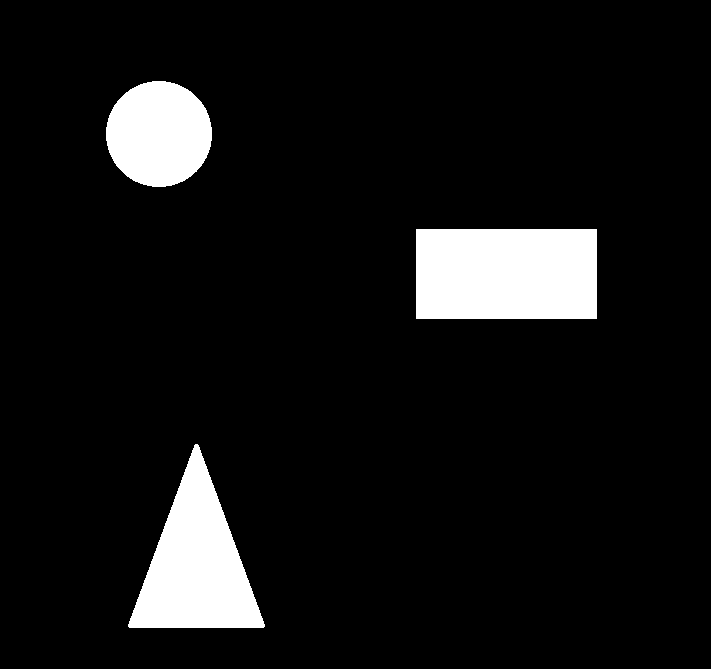
#> input picture Practicas/Practica_Tema_7/images/tema7-img/img1.png, 711 x 669 px, found by its file name
$ python Ejercicio_1.py
#> lines starting #> are read from the running program, lines starting #| are printed output that depends on the picture; after the words box and inside, x2 and y2 are one past the last pixel; in counts of white or black regions, pixels touching at a corner belong together
import cv2
import numpy as np
import random

img = cv2.imread('Practicas/Practica_Tema_7/images/tema7-img/img1.png', cv2.IMREAD_GRAYSCALE)
#> img: shape (669, 711); 8% white; 3 white regions, box (x1, y1, x2, y2) and area: (416, 229, 597, 319) 16290, (128, 444, 265, 628) 13111, (106, 81, 212, 187) 8812

_, binary = cv2.threshold(img, 0, 255, cv2.THRESH_BINARY | cv2.THRESH_OTSU)

num_labels, labels, stats, centroids = cv2.connectedComponentsWithStats(binary)
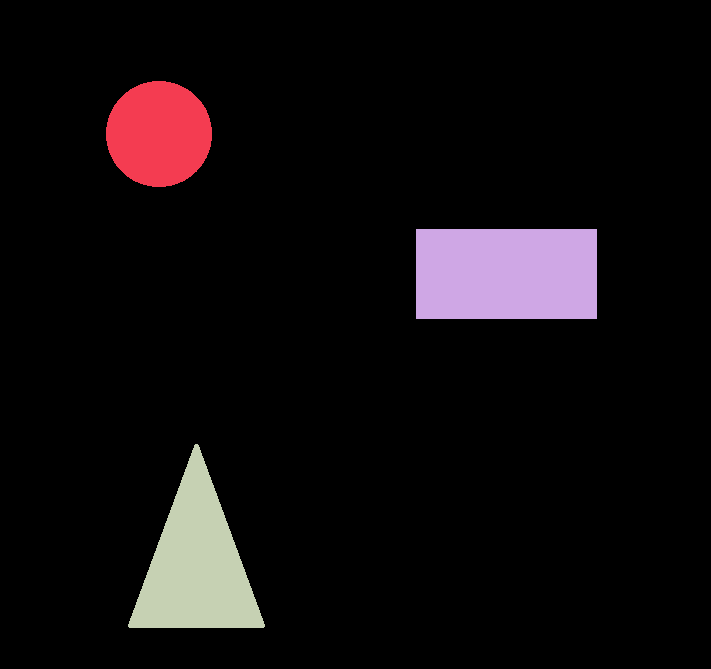
#> labels: shape (669, 711) int32; 4 distinct labels, from 0 to 3; one colour per label, 0 black
#> num_labels = 4; stats = [[0, 0, 711, 669, 437446], [106, 81, 106, 106, 8812], [416, 229, 181, 90, 16290], [128, 444, 137, 184, 13111]]; centroids = [[358.1, 333.4], [158.5, 133.5], [506, 273.5], [196, 564.7]]

output = np.zeros((img.shape[0], img.shape[1], 3), dtype=np.uint8)

for i in range(1, num_labels):
    mask = (labels == i)
    color = [random.randint(0, 255) for _ in range(3)]
    output[mask] = color

    # Dibujar círculo en el centroide
    cx, cy = int(centroids[i][0]), int(centroids[i][1])
    cv2.circle(output, (cx, cy), 3, (255, 255, 255), -1)

    x, y, w, h, area = stats[i]
    print(f"Obj {i}: LEFT={x}, TOP={y}, WIDTH={w}, HEIGHT={h}, AREA={area}, Centroide=({cx},{cy})")
#> this loop made 3 passes
#> (color, cx, cy, x, y, w, h, area) on passes 1 to 3: ([197, 215, 20], 158, 133, 106, 81, 106, 106, 8812), ([132, 248, 207], 506, 273, 416, 229, 181, 90, 16290), ([155, 244, 183], 196, 564, 128, 444, 137, 184, 13111)
#| Obj 1: LEFT=106, TOP=81, WIDTH=106, HEIGHT=106, AREA=8812, Centroide=(158,133)
#| Obj 2: LEFT=416, TOP=229, WIDTH=181, HEIGHT=90, AREA=16290, Centroide=(506,273)
#| Obj 3: LEFT=128, TOP=444, WIDTH=137, HEIGHT=184, AREA=13111, Centroide=(196,564)
#> pass 1, `mask = (labels == i)`:
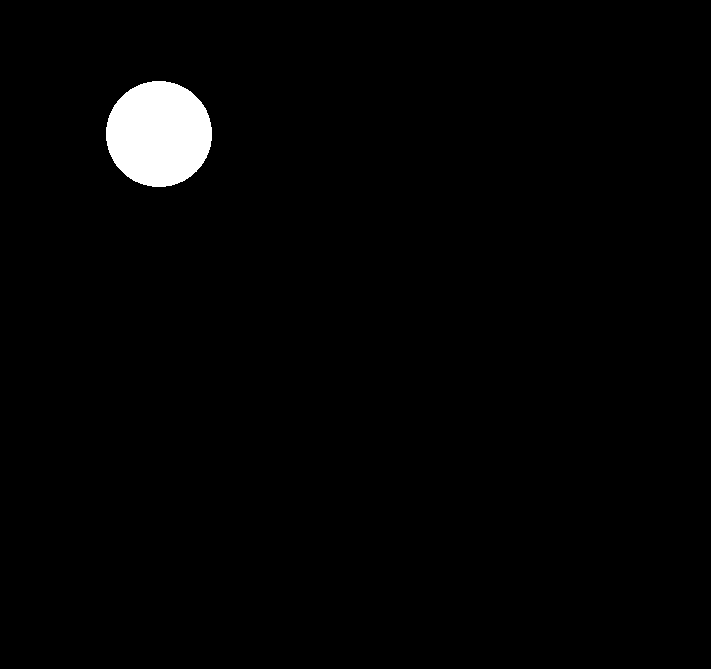
#> mask: shape (669, 711) bool; 1.9% white; 1 white region, box (x1, y1, x2, y2) and area: (106, 81, 212, 187) 8812
#> pass 2, `mask = (labels == i)`:
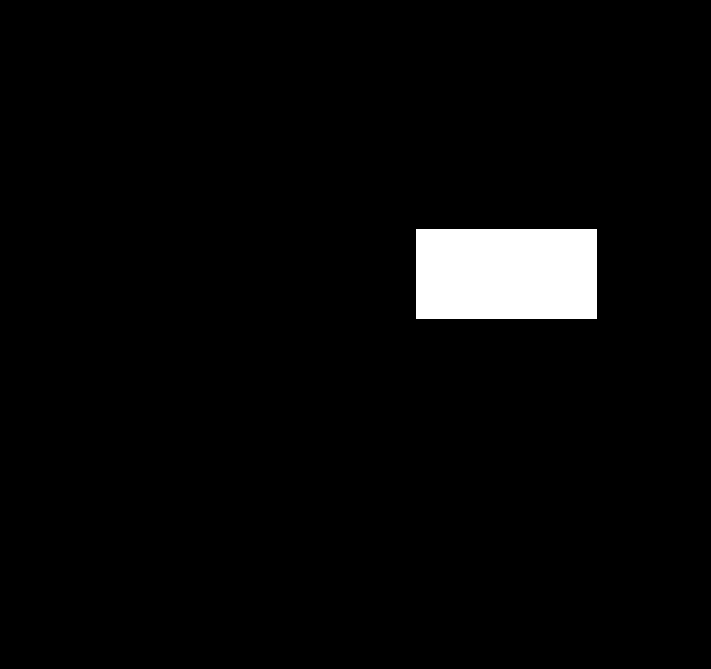
#> mask: shape (669, 711) bool; 3.4% white; 1 white region, box (x1, y1, x2, y2) and area: (416, 229, 597, 319) 16290
#> pass 3, `mask = (labels == i)`:
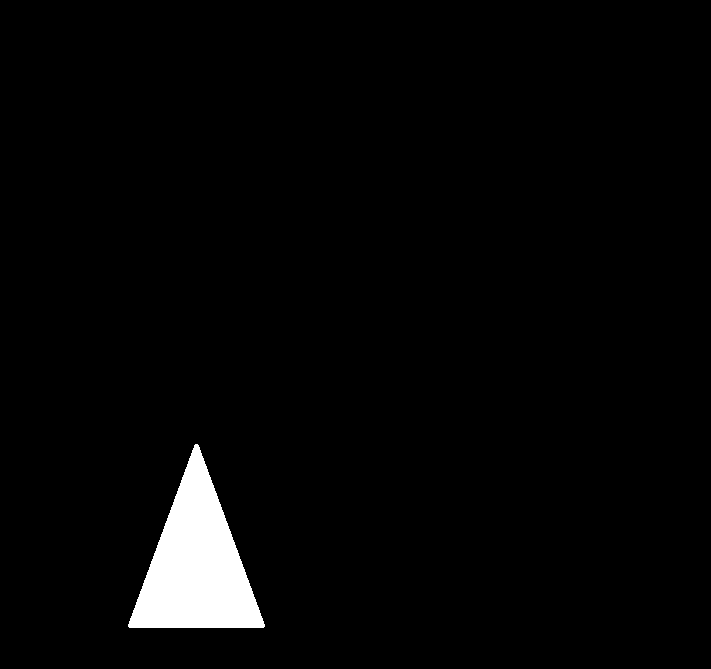
#> mask: shape (669, 711) bool; 2.8% white; 1 white region, box (x1, y1, x2, y2) and area: (128, 444, 265, 628) 13111
#> after the loop:
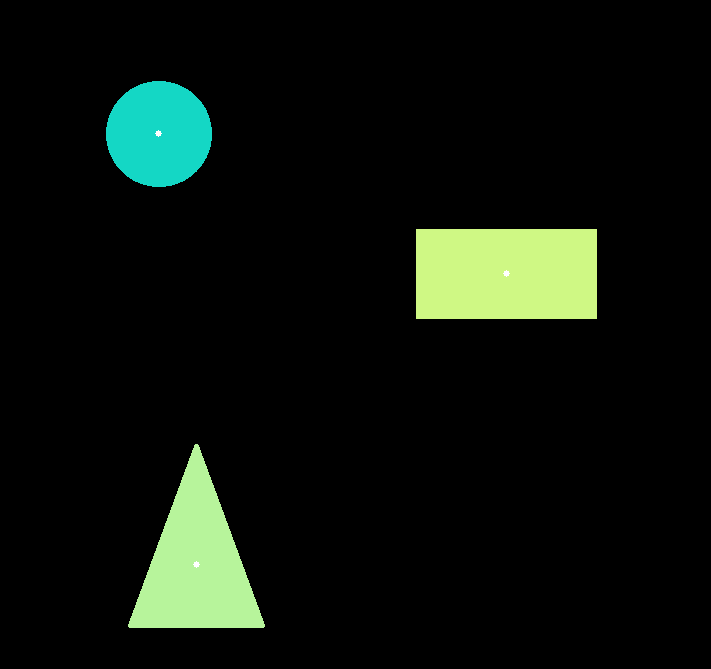
#> output: shape (669, 711, 3); mean of channels 0, 1, 2 12.5, 19.2, 12.5; drawn as B, G, R

# Guardar resultado
cv2.imwrite("Practicas/Practica_Tema_7/images/resultados/resultado_img1.png", output)

$ run again, with Practicas/Practica_Tema_7/images/tema7-img/img4.png copied over Practicas/Practica_Tema_7/images/tema7-img/img1.png
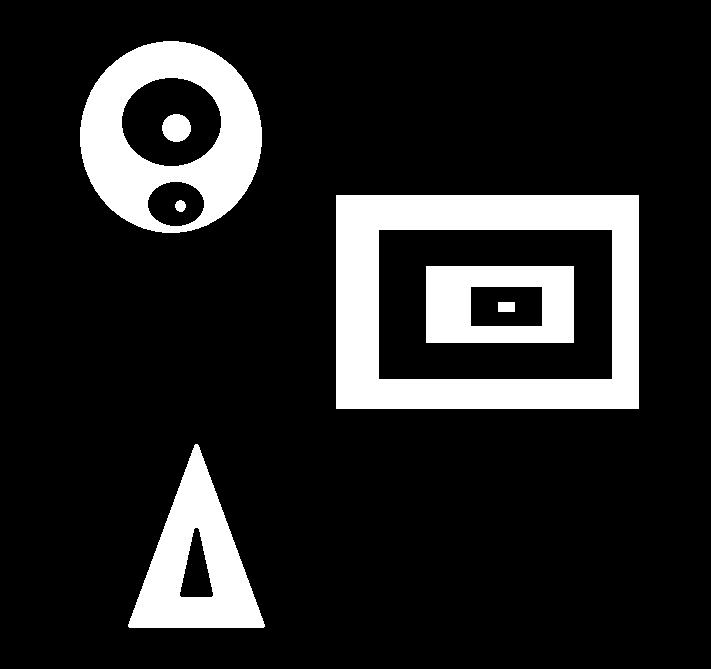
#> input picture Practicas/Practica_Tema_7/images/tema7-img/img4.png, 711 x 669 px, found by its file name
#> img: shape (669, 711); 14.7% white; 7 white regions, largest, box (x1, y1, x2, y2) and area: (336, 195, 639, 409) 30125, (80, 41, 262, 233) 18656, (128, 444, 265, 628) 11794
#> `num_labels, labels, stats, centroids = cv2.connectedComponentsWithStat..`:
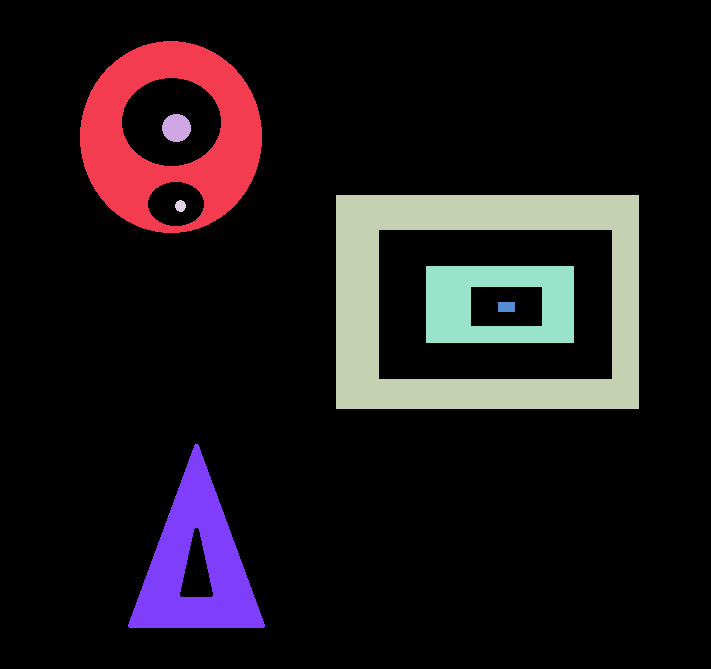
#> labels: shape (669, 711) int32; 8 distinct labels, from 0 to 7; one colour per label, 0 black
#> num_labels = 8; stats = [[0, 0, 711, 669, 405549], [80, 41, 182, 192, 18656], [162, 114, 29, 28, 637], [336, 195, 303, 214, 30125], [175, 200, 11, 12, 101], [426, 266, 148, 77, 8627], [498, 302, 17, 10, 170], [128, 444, 137, 184, 11794]]; centroids = [[356.3, 340.1], [169.8, 135.1], [176, 127.5], [477.8, 298.6], [180, 205.6], [497.4, 303.4], [506, 306.5], [196, 564]]
#> the loop `for i in range(1, num_labels):` made 7 passes
#> (color, cx, cy, x, y, w, h, area) on passes 1 to 7: ([197, 215, 20], 169, 135, 80, 41, 182, 192, 18656), ([132, 248, 207], 176, 127, 162, 114, 29, 28, 637), ([155, 244, 183], 477, 298, 336, 195, 303, 214, 30125), ([111, 71, 144], 180, 205, 175, 200, 11, 12, 101), ([71, 48, 128], 497, 303, 426, 266, 148, 77, 8627), ([75, 158, 50], 506, 306, 498, 302, 17, 10, 170), ([37, 169, 241], 196, 563, 128, 444, 137, 184, 11794)
#> (printed output is left out)
#> after the loop `for i in range(1, num_labels):`:
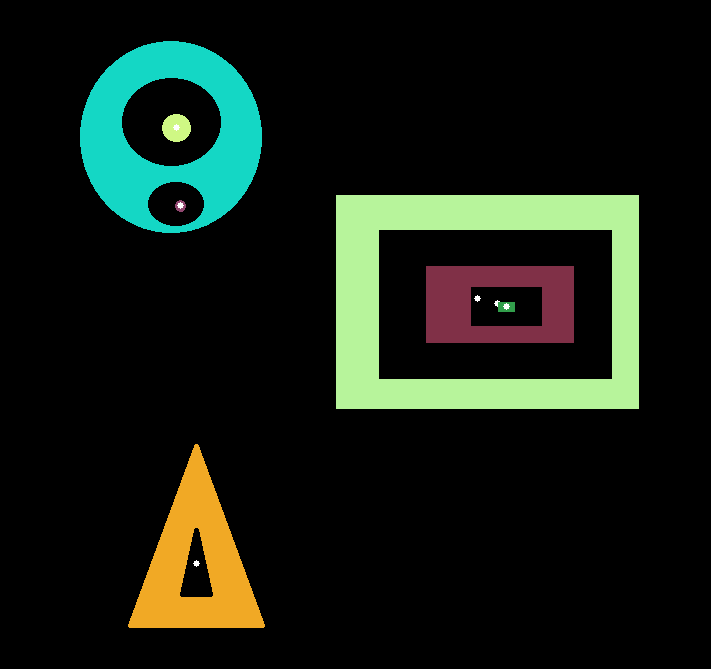
#> output: shape (669, 711, 3); mean of channels 0, 1, 2 20, 29.4, 21.1; drawn as B, G, R

$ run again, with Practicas/Practica_Tema_7/images/tema7-img/JContornos-test.png copied over Practicas/Practica_Tema_7/images/tema7-img/img1.png
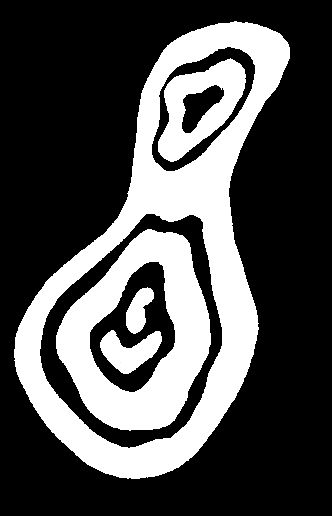
#> input picture Practicas/Practica_Tema_7/images/tema7-img/JContornos-test.png, 332 x 516 px, found by its file name
#> img is the input picture: shape (516, 332); min 0, max 255, mean 79.5
#> binary: shape (516, 332); 31.2% white; 5 white regions, box (x1, y1, x2, y2) and area: (14, 21, 290, 479) 31950, (56, 229, 211, 431) 14818, (158, 58, 246, 162) 4354, (100, 330, 162, 374) 1510, (126, 287, 154, 334) 775
#> labels: shape (516, 332) int32; 6 distinct labels, from 0 to 5
#> num_labels = 6; stats = [[0, 0, 332, 516, 117905], [14, 21, 276, 458, 31950], [158, 58, 88, 104, 4354], [56, 229, 155, 202, 14818], [126, 287, 28, 47, 775], [100, 330, 62, 44, 1510]]; centroids = [[166.9, 251.9], [169.9, 256.6], [199.2, 105.9], [140.3, 336.5], [138.2, 309.8], [128.9, 350.9]]
#> the loop `for i in range(1, num_labels):` made 5 passes
#> (color, cx, cy, x, y, w, h, area) on passes 1 to 5: ([197, 215, 20], 169, 256, 14, 21, 276, 458, 31950), ([132, 248, 207], 199, 105, 158, 58, 88, 104, 4354), ([155, 244, 183], 140, 336, 56, 229, 155, 202, 14818), ([111, 71, 144], 138, 309, 126, 287, 28, 47, 775), ([71, 48, 128], 128, 350, 100, 330, 62, 44, 1510)
#> (printed output is left out)
#> pass 1, `mask = (labels == i)`:
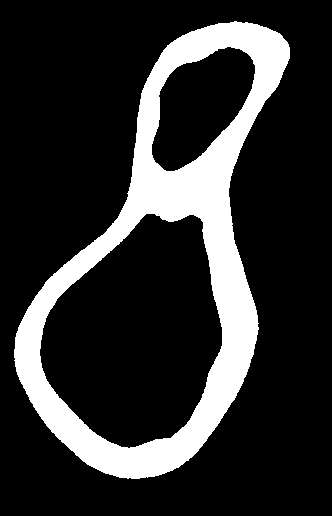
#> mask: shape (516, 332) bool; 18.7% white; 1 white region, box (x1, y1, x2, y2) and area: (14, 21, 290, 479) 31950
#> after the loop `for i in range(1, num_labels):`:
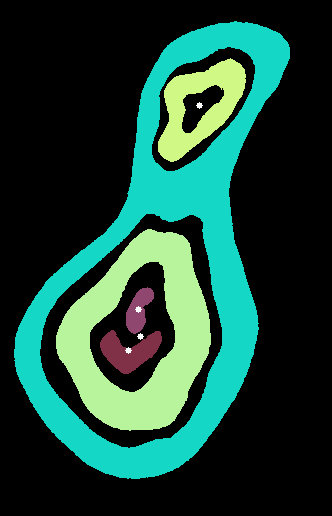
#> output: shape (516, 332, 3); mean of channels 0, 1, 2 54.8, 68.4, 26.7; drawn as B, G, R
